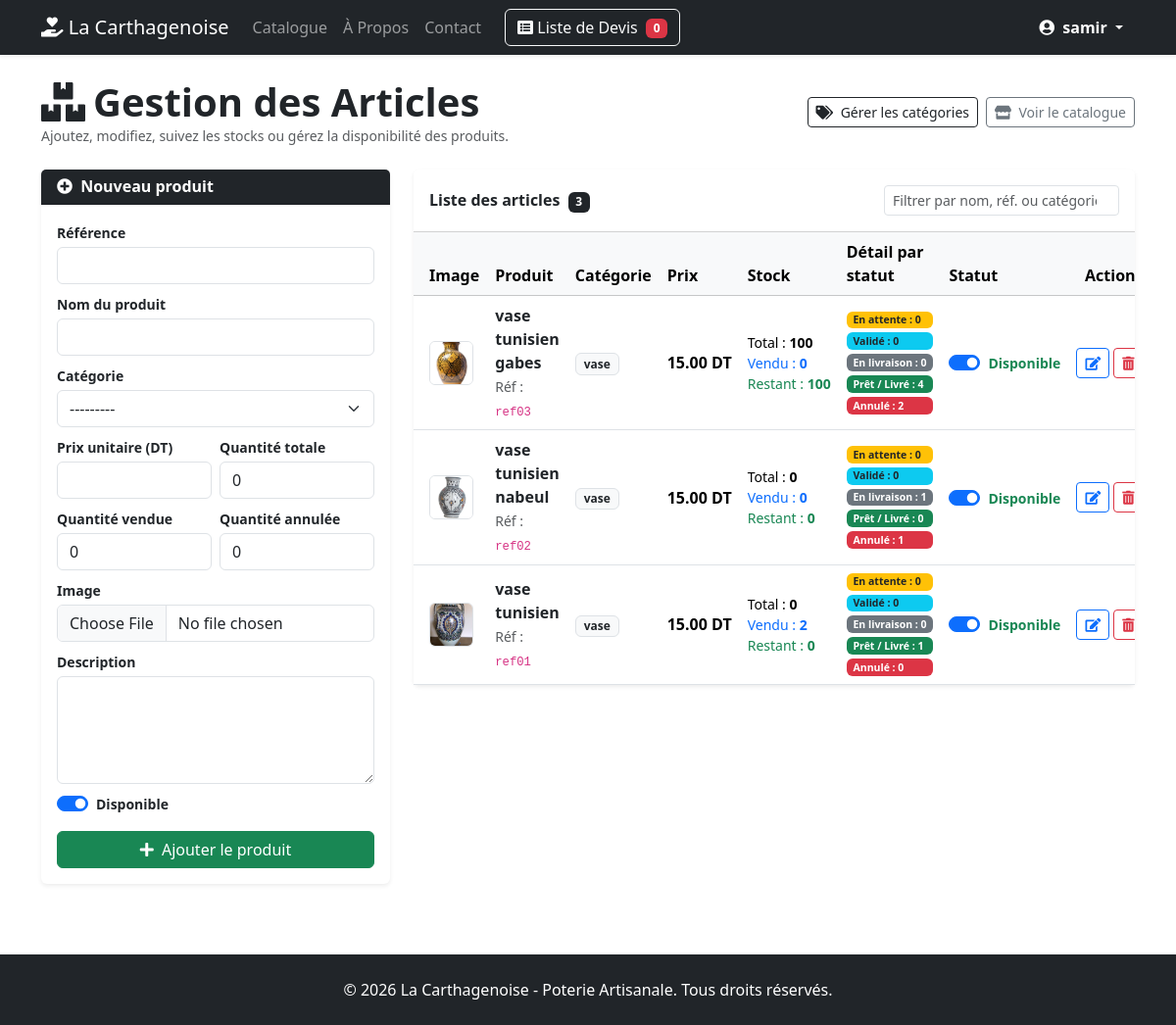
Page /gestion/produits/ (signed in) on the earlier database version.
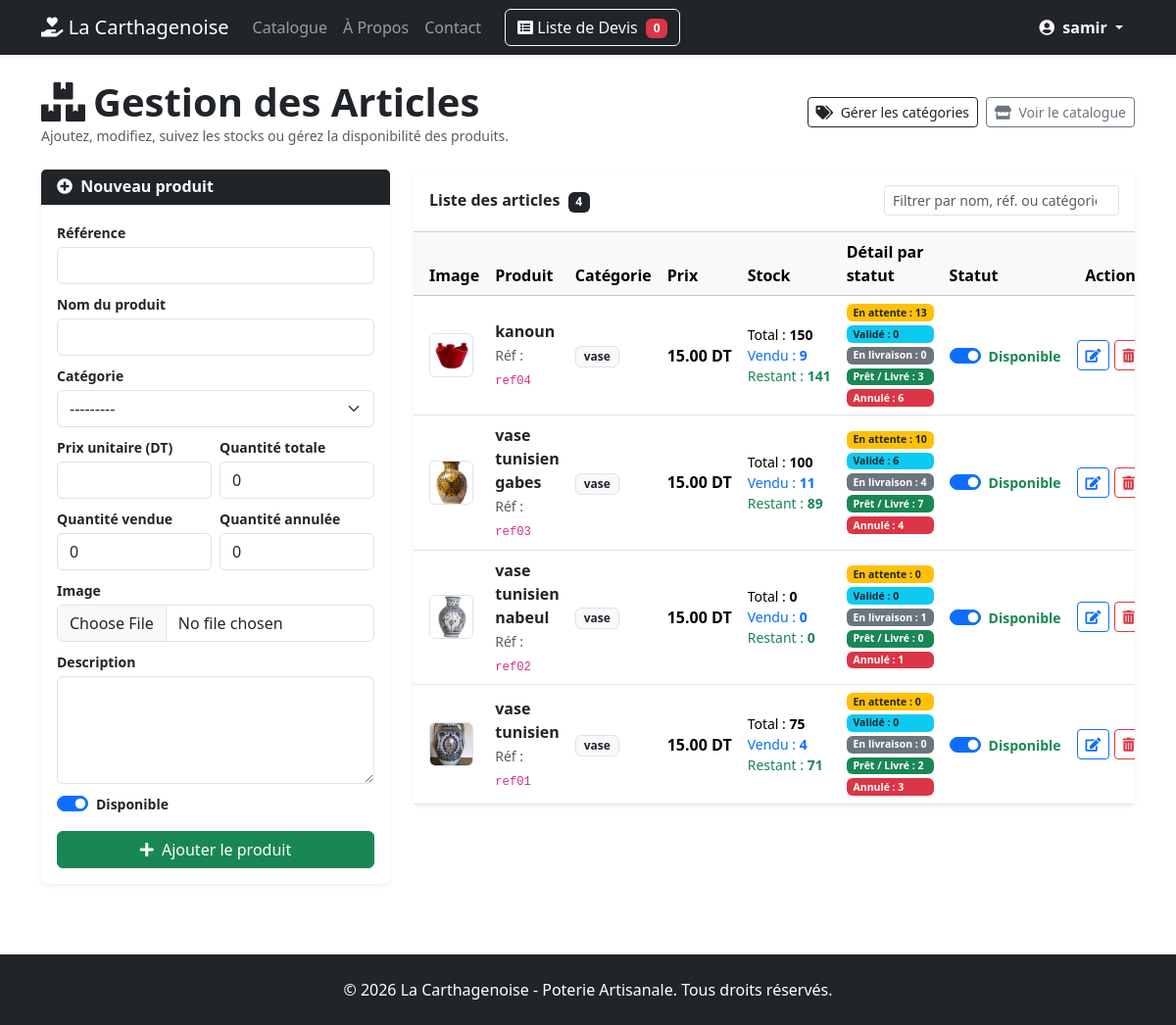
Same page on the later database version.
### catalogue/models.py (models this page shows, shortened)
class Produit(models.Model):
    categorie = models.ForeignKey(
        Categorie,
        on_delete=models.CASCADE,
        related_name='produits',
        verbose_name="Catégorie",
    )
    reference = models.CharField(max_length=50, unique=True, verbose_name="Référence")
    nom = models.CharField(max_length=200, verbose_name="Nom du produit")
    description = models.TextField(verbose_name="Description")
    prix = models.DecimalField(
        max_digits=10,
        decimal_places=2,
        null=True,
        blank=True,
        verbose_name="Prix unitaire",
    )
    image = models.ImageField(
        upload_to='produits/',
        null=True,
        blank=True,
        verbose_name="Image",
    )
    quantite_totale = models.PositiveIntegerField(
        default=0, verbose_name="Quantité totale"
    )
    quantite_vendue = models.PositiveIntegerField(
        default=0, verbose_name="Quantité vendue"
    )
    quantite_annulee = models.PositiveIntegerField(
        default=0, verbose_name="Quantité annulée"
    )
    disponible = models.BooleanField(default=True, verbose_name="Disponible")
    date_creation = models.DateTimeField(auto_now_add=True)
    class Meta:
        verbose_name = "Produit"
        verbose_name_plural = "Produits"
        ordering = ['-date_creation']
    @property
    def quantite_restante(self):
        totale = self.quantite_totale or 0
        vendue = self.quantite_vendue or 0
        return max(totale - vendue, 0)

class Categorie(models.Model):
    nom = models.CharField(max_length=100)
    slug = models.SlugField(unique=True, max_length=100, blank=True)
    def __str__(self):
        return self.nom

### catalogue/views.py (the view)
# urls.py: path('gestion/produits/',        views.liste_produits_admin,
@staff_member_required(login_url='utilisateur:login')
def liste_produits_admin(request):
    if request.method == 'POST':
        form = ProduitForm(request.POST, request.FILES)
        if form.is_valid():
            produit = form.save()
            messages.success(
                request, f"Le produit '{produit.nom}' a été ajouté avec succès."
            )
            return redirect('catalogue:admin_produits')
    else:
        form = ProduitForm()
    produits = (
        Produit.objects.select_related('categorie')
        .annotate(
            qte_attente=Sum(
                'lignedevis__quantite',
                filter=Q(lignedevis__devis__statut='attente'),
                default=0,
            ),
            qte_valide=Sum(
                'lignedevis__quantite',
                filter=Q(lignedevis__devis__statut='valide'),
                default=0,
            ),
            qte_livraison=Sum(
                'lignedevis__quantite',
                filter=Q(lignedevis__devis__statut='Livraison'),
                default=0,
            ),
            qte_termine=Sum(
                'lignedevis__quantite',
                filter=Q(lignedevis__devis__statut='termine'),
                default=0,
            ),
            qte_annule=Sum(
                'lignedevis__quantite',
                filter=Q(lignedevis__devis__statut='annule'),
                default=0,
            ),
        )
        .order_by('-id')
    )
    return render(
        request,
        'catalogue/admin_produits.html',
        {
            'produits': produits,
            'form': form,
        },
    )

### devis/templatetags/devis_extras.py (called while the page is built)
@register.simple_tag(takes_context=True)
def devis_count(context):
    request = context['request']
    devis_panier = request.session.get(DEVIS_SESSION_KEY)
    if devis_panier:
        return len(devis_panier)
    return 0

### catalogue/templates/catalogue/admin_produits.html (shortened to what the changed rows need)
{% extends 'base.html' %}
{% block content %}
  <div class="d-flex flex-wrap justify-content-between align-items-center gap-2 mb-4">
    <div>
      <h1 class="fw-bold mb-0">
        <i class="fas fa-boxes me-2"></i>Gestion des Articles
      </h1>
    </div>
  </div>
  <div class="row g-4">
    <div class="col-lg-8">
      <div class="card shadow-sm border-0">
        <div class="card-header bg-white d-flex flex-wrap justify-content-between align-items-center gap-2 py-3">
          <span class="fw-bold">
            Liste des articles <span class="badge bg-dark ms-1">{{ produits|length }}</span>
          </span>
        </div>
        <div class="card-body p-0">
          <div class="table-responsive">
            <table class="table table-hover align-middle mb-0" id="tableProduits">
              <thead class="table-light">
                <tr>
                  <th class="ps-3" style="width: 65px;">Image</th>
                  <th>Produit</th>
                  <th>Catégorie</th>
                  <th>Prix</th>
                  <th>Stock</th>
                  <th>Détail par statut</th>
                  <th>Statut</th>
                  <th class="text-end pe-3">Actions</th>
                </tr>
              </thead>
              <tbody>
                {% for produit in produits %}
                  <tr class="produit-row">
                    <td class="ps-3">
                      {% if produit.image %}
                        <img src="{{ produit.image.url }}" alt="{{ produit.nom }}" class="rounded border" style="width: 45px; height: 45px; object-fit: cover;">
                      {% else %}
                        <div class="rounded bg-light border d-flex align-items-center justify-content-center text-muted" style="width: 45px; height: 45px;">
                          <i class="fas fa-image"></i>
                        </div>
                      {% endif %}
                    </td>
                    <td class="produit-info">
                      <div class="fw-semibold">
                        <a href="{% url 'catalogue:detail_produit' pk=produit.pk %}" class="text-decoration-none text-dark">
                          {{ produit.nom }}
                        </a>
                      </div>
                      {% if produit.reference %}
                        <small class="text-muted">Réf : <code>{{ produit.reference }}</code></small>
                      {% endif %}
                    </td>
                    <td class="produit-categorie">
                      {% if produit.categorie %}
                        <span class="badge bg-light text-dark border">{{ produit.categorie.nom }}</span>
                      {% else %}
                        <span class="text-muted small">Sans catégorie</span>
                      {% endif %}
                    </td>
                    <td class="text-nowrap fw-semibold">
                      {% if produit.prix %}
                        {{ produit.prix }} DT
                      {% else %}
                        <span class="text-muted fw-normal">Sur devis</span>
                      {% endif %}
                    </td>
                    <td>
                      <div class="small text-nowrap">
                        <div>Total : <strong>{{ produit.quantite_totale|default:0 }}</strong></div>
                        <div class="text-primary">Vendu : <strong>{{ produit.quantite_vendue|default:0 }}</strong></div>
                        <div class="text-success">Restant : <strong>{{ produit.quantite_restante|default:0 }}</strong></div>
                      </div>
                    </td>
                    <td>
                      <div class="d-flex flex-column gap-1 small">
                        <span class="badge bg-warning text-dark text-start">
                          En attente : {{ produit.qte_attente|default:0 }}
                        </span>
                        <span class="badge bg-info text-dark text-start">
                          Validé : {{ produit.qte_valide|default:0 }}
                        </span>
                        <span class="badge bg-secondary text-start">
                          En livraison : {{ produit.qte_livraison|default:0 }}
                        </span>
                        <span class="badge bg-success text-start">
                          Prêt / Livré : {{ produit.qte_termine|default:0 }}
                        </span>
                        <span class="badge bg-danger text-start">
                          Annulé : {{ produit.qte_annule|default:0 }}
                        </span>
                      </div>
                    </td>
                    <td>
                      <form method="post" action="{% url 'catalogue:toggle_disponibilite_produit' produit.id %}" class="d-inline-flex align-items-center m-0">
                        <div class="form-check form-switch m-0">
                          <input
                            class="form-check-input"
                            type="checkbox"
                            role="switch"
                            id="dispo-{{ produit.id }}"
                            name="disponible"
                            value="1"
                            {% if produit.disponible %}checked{% endif %}
                            onchange="this.form.submit()"
                          >
                          <label
                            class="form-check-label small fw-semibold {% if produit.disponible %}text-success{% else %}text-danger{% endif %}"
                            for="dispo-{{ produit.id }}"
                          >
                            {% if produit.disponible %}Disponible{% else %}Indisponible{% endif %}
                          </label>
                        </div>
                      </form>
                    </td>
                    <td class="text-end pe-3 text-nowrap">
                      <a href="{% url 'catalogue:modifier_produit' produit.id %}"
                         class="btn btn-sm btn-outline-primary"
                         title="Modifier">
                        <i class="fas fa-edit"></i>
                      </a>
                      <a href="{% url 'catalogue:supprimer_produit' produit.id %}"
                         class="btn btn-sm btn-outline-danger"
                         title="Supprimer">
                        <i class="fas fa-trash-alt"></i>
                      </a>
                    </td>
                  </tr>
                {% empty %}
                  <tr id="emptyInitialRow">
                    <td colspan="8" class="text-center py-4 text-muted">
                      Aucun produit enregistré dans le catalogue.
                    </td>
                  </tr>
                {% endfor %}
              </tbody>
            </table>
          </div>
        </div>
      </div>
    </div>
  </div>
{% endblock %}

Differences in the rows shown:
added Produit: image (picture), nom "kanoun", reference "ref04", categorie.nom "vase", prix "15.00", quantite_totale "150", quantite_vendue "9", quantite_restante "141", qte_attente "13", qte_valide "0", qte_livraison "0", qte_termine "3", qte_annule "6", quantite_vendue "☑", shows "Disponible"
changed Produit "vase tunisien gabes": quantite_vendue "0" → "11"; quantite_restante "100" → "89"; qte_attente "0" → "10"; qte_valide "0" → "6"; qte_livraison "0" → "4"; qte_termine "4" → "7"; qte_annule "2" → "4"
changed Produit "vase tunisien": quantite_totale "0" → "75"; quantite_vendue "2" → "4"; quantite_restante "0" → "71"; qte_termine "1" → "2"; qte_annule "0" → "3"
Other differences:
{{ produits|length }}: "3" → "4"
